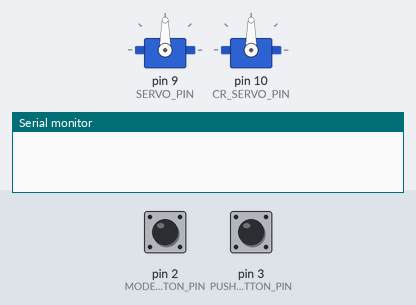
Simulated run of this sketch. Board: Arduino Uno, built with avr-gcc and run on an emulated ATmega328P. Parts: 2 × servo, the last lines printed to the serial monitor. Inputs (shaded band) come from the test bench; at power-on: pin 2 (MODE_BUTTON_PIN) LOW, pin 3 (PUSH_BUTTON_PIN) LOW. Random numbers use the default seed unless the sketch sets one.

Above: at 1.2 s.
1.3 s: pin 2 (MODE_BUTTON_PIN) pulled HIGH for 0.15 s
At 1.45 s:
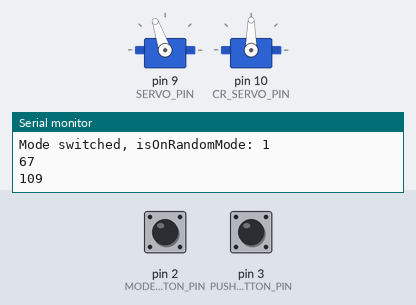
4.3 s: pin 3 (PUSH_BUTTON_PIN) pulled HIGH for 0.15 s
At 5.81 s:
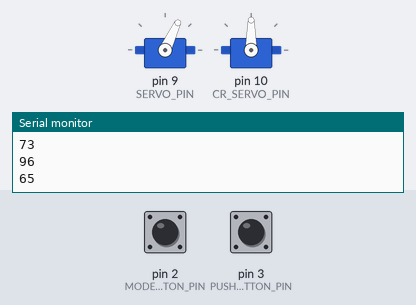
7.3 s: pin 3 (PUSH_BUTTON_PIN) pulled HIGH for 1 s
At 7.57 s:
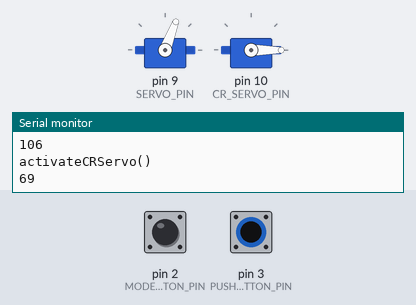
10.3 s: pin 2 (MODE_BUTTON_PIN) pulled HIGH for 1 s
13.3 s: pin 3 (PUSH_BUTTON_PIN) driven HIGH
At 16.2 s:
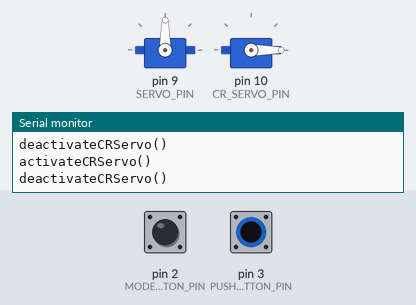
16.3 s: pin 3 (PUSH_BUTTON_PIN) driven LOW
Timing chart, 0 to 18.8 s (numbered marks = the images above; inputs shaded):
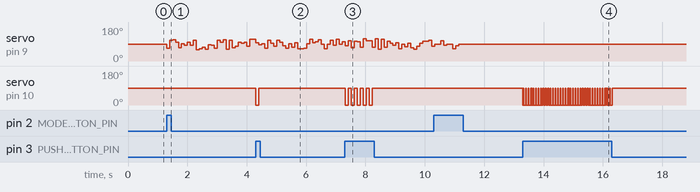

The sketch:

test.ino
```cpp
/*
  https://www.arduino.cc/en/tutorial/button
  https://www.arduino.cc/en/reference/servo
  https://www.arduino.cc/en/Tutorial/Knob
  https://www.pololu.com/product/948
*/
#include <Servo.h>

const int MODE_BUTTON_PIN = 2;
const int PUSH_BUTTON_PIN = 3;
const long DEBOUNCE = 200;  // the debounce time for the mode-switch button

const int SERVO_PIN = 9;
const int CR_SERVO_PIN = 10;

const int CR_PERIOD = 1500;

const int DEFAULT_POSITION = 90;
const int PERIOD = 100;
const int MIN_POSITION = 60;
const int MAX_POSITION = 120;

long triggeredAt = 0;     // timestamp of the last mode switch
int angularPosition = 0;  // angular position of the shaft in degrees

bool isOnRandomMode = false;
Servo servo;
Servo CRservo;

/*
 * s0: idle
 * -- button push --> activate
 * --> s1: active
 * -- been running for longer than CR_PERIOD --> deactivate
 * --> s0
 */
int CRServoState = 0;
long activatedAt = 0;   // timestamp of the last activation

void setup() {
  Serial.begin(9600);

  servo.attach(SERVO_PIN);
  pinMode(PUSH_BUTTON_PIN, INPUT);
  pinMode(MODE_BUTTON_PIN, INPUT);
  servo.write(DEFAULT_POSITION);

  CRservo.attach(CR_SERVO_PIN);
}

void randomMode() {
  angularPosition = random(MIN_POSITION, MAX_POSITION);
  servo.write(angularPosition);
  Serial.println(angularPosition);
  delay(PERIOD);
}

void controlledMode() {
  if (servo.read() != DEFAULT_POSITION) {
    servo.write(DEFAULT_POSITION);
    Serial.println(DEFAULT_POSITION);
  }
}

void activateCRServo() {
  Serial.println("activateCRServo()");
  CRServoState = 1;
  CRservo.write(0);
  activatedAt = millis();
}

void deactivateCRServo() {
  Serial.println("deactivateCRServo()");
  CRServoState = 0;
  CRservo.write(90);
}

void CRServoStateMachine() {
  switch(CRServoState) {
    case 0:
      // Read the state of the push button value:
      if (digitalRead(PUSH_BUTTON_PIN) == HIGH) {
        activateCRServo();
      }
      break;
    case 1:
      // Check if the CR servo has been running for longer than CR_PERIOD
      if (millis() > activatedAt) {
        deactivateCRServo();
      }
      break;
    default:
      Serial.println("Uh oh, unknown CRServo state: " + CRServoState);
  }

}

void loop() {
  CRServoStateMachine();

  // Read the state of the mode-switch button value:
  if (digitalRead(MODE_BUTTON_PIN) == HIGH && (!triggeredAt || millis() - triggeredAt > DEBOUNCE)) {
    triggeredAt = millis();

    // Switch mode
    isOnRandomMode = !isOnRandomMode;
    Serial.print("Mode switched, isOnRandomMode: ");
    Serial.println(isOnRandomMode);
  }

  if (isOnRandomMode) {
    randomMode();
  } else {
    controlledMode();
  }
}
```

Measured:
- after the input at 1.3 s, servo on pin 9 (SERVO_PIN): 90° → 67° at once, → 109° 0.10 s later, → 113° 0.10 s later, → 98° 0.10 s later, … (30 changes in this stretch)
- after the input at 4.3 s, servo on pin 10 (CR_SERVO_PIN): 90° → 0° at once, → 90° 0.10 s later
- after the input at 7.3 s, servo on pin 10 (CR_SERVO_PIN): alternates 90° for 0.10 s and 0° for 0.10 s, 10 changes in all, then stays 90°, starting at once
- after the input at 13.3 s, servo on pin 10 (CR_SERVO_PIN): alternates 90° for 0.02 s and 0° for 0.06 s, starting at once
